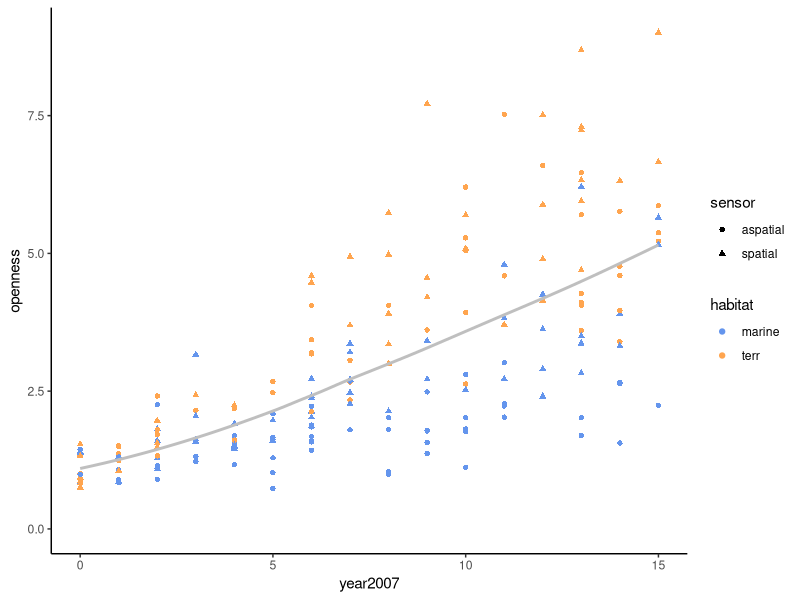
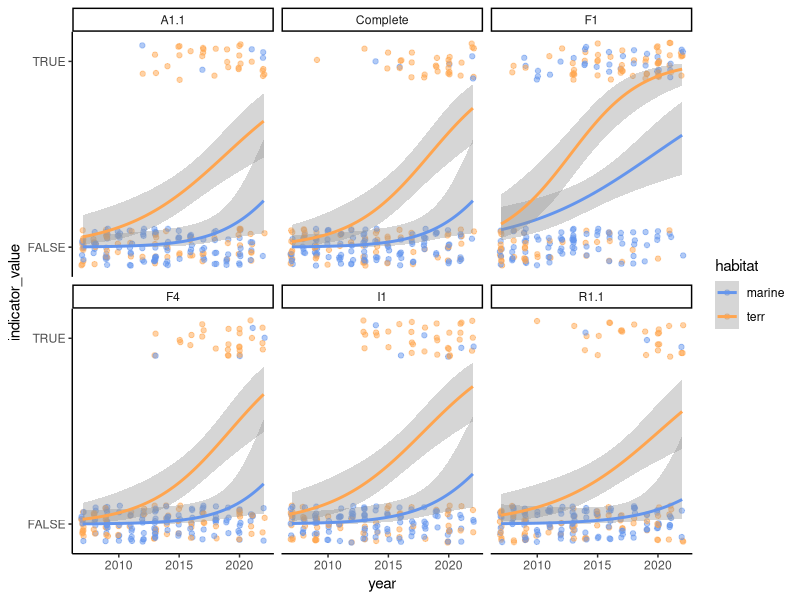

Generate these figures, in order, with R:
## ---- chunk 1
#| label: setup
#| include: false

library(tidyverse)
set.seed(54321)

## ---- chunk 2
#| label: sim-papers

n_papers <- 200
indicators <- c("F1", "F4", "A1.1", "I1", "R1.1", "Complete")
openbiolog <- expand_grid(
  year = 2007:2022,
  habitat = c("marine", "terr"),
  sensor = c("spatial", "aspatial")
) %>%
  sample_n(n_papers, replace = TRUE) %>%
  mutate(id = factor(seq(n_papers)),
         year2007 = year - 2007)
## ---- chunk 3
#| label: sim-open

# Note habitat (terrestrial or marine) and sensor (spatial or 
# aspatial) interact with year2007, but don't have intercepts of their
# own. This ensures all papers early in the study period have low
# openness, then habitat and sensor diverge over time.
X <- model.matrix(~ year2007 + year2007:habitat + year2007:sensor,
                  data = openbiolog)

betas <- as.matrix(c(
  1,   # intercept
  0.1, # year2007
  0.2, # year2007:habitatterr
  0.1  # year2007:sensorspatial
), ncol = 1)
open_logsd <- 0.25

openbiolog <- openbiolog %>%
  mutate(open_eta = drop(X %*% betas),
         open_mu = log(open_eta),
         openness = rlnorm(n_papers,
                           meanlog = open_mu,
                           sdlog = open_logsd))

## ---- chunk 4
#| label: viz-open

ggplot(openbiolog, aes(year2007, openness)) +
  geom_point(aes(shape = sensor, color = habitat)) +
  geom_smooth(method = "loess",
              se = FALSE, formula = y ~ x,
              color = "grey75") +
  scale_color_manual(values = c("cornflowerblue", "tan1")) +
  expand_limits(y = 0) +
  theme_classic()

## ---- chunk 5
#| label: sim-indicator

# Higher indicator mu means indicator is harder to satisfy
indicator_mu <- c(
  F1 = 3,
  F4 = 5,
  A1.1 = 5,
  I1 = 5,
  R1.1 = 5,
  Complete = 5
)
# Variance-covariance matrix of indicators
indicator_sigma <- toeplitz(c(1.0, 0.5, 0.5, 0.5, 0.5, 0.2))
# Multivariate normal openness thresholds (independent of openness)
indicator_thr <- MASS::mvrnorm(n_papers, 
                               indicator_mu, 
                               indicator_sigma)
# Normal indicator values (dependent on openness)
indicator_val <- t(sapply(openbiolog$openness, 
                          \(x) rnorm(length(indicators), 
                                     mean = x, sd = 1)))

# Simulate indicator values
openbiolog[paste(indicators, "thr", sep = "_")] <- indicator_thr
openbiolog[paste(indicators, "val", sep = "_")] <- indicator_val
openbiolog[indicators] <- indicator_val > indicator_thr

## ---- chunk 6
#| label: viz-indicators

openbiolog %>%
  pivot_longer(all_of(indicators),
               names_to = "indicator",
               values_to = "indicator_value") %>%
  mutate(indicator_value = as.integer(indicator_value)) %>%
  ggplot(aes(year, indicator_value, color = habitat)) +
  geom_jitter(width = 0.1, height = 0.1,
              alpha = 0.5) +
  stat_smooth(method = "glm",
              method.args = list(family = "binomial"),
              formula = y ~ x) +
  facet_wrap(~ indicator) +
  scale_color_manual(values = c("cornflowerblue", "tan1")) +
  scale_y_continuous(breaks = c(0, 1), labels = c("FALSE", "TRUE")) +
  theme_classic()

## ---- chunk 7
#| label: cor-indicator

cor(openbiolog[indicators])

